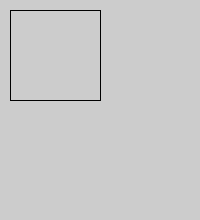
Frame 1 (no input)
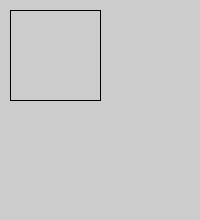
Frame 60 (the mouse pressed at the canvas centre just before this capture)
Frame 120 (the mouse held since frame 60 and released just before this capture): identical to frame 60, image omitted

The Processing sketch that drew these frames (run headless with seeded random() and noise(); from frame 60 on, the mouse is pressed at the canvas centre):

// Processing sketch: Hoofdstuk_9_4
// ── Hoofdstuk_9_4.pde
void setup(){  
  size(200,220);
}


void draw(){
 line(10,10,100,10);
 line(100,100,100,10);
 line(100,100,10,100);
 line(10,10,10,100);
}
